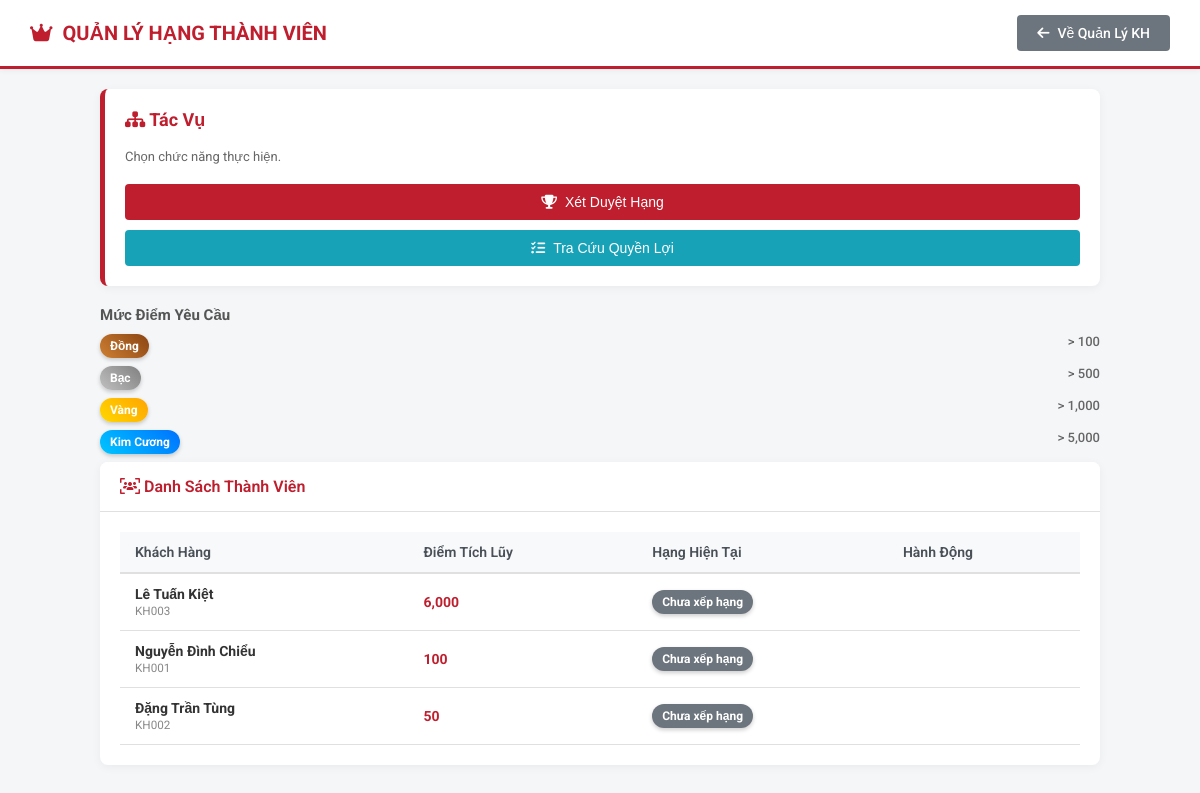
/views/khachhang/xephangthanhvien.php, run on the app's committed database.
### tables this page shows
CREATE TABLE IF NOT EXISTS khachhang (
    makhachhang VARCHAR(20) PRIMARY KEY,
    tenkhachhang VARCHAR(100) NOT NULL,
    gioitinh VARCHAR(10),
    ngaysinh DATE,
    diachi VARCHAR(255),
    email VARCHAR(100),
    sdt INT,
    diemtichluy INT DEFAULT 0,
    hangthanhvien VARCHAR(50) DEFAULT "Chưa xếp hạng",
    diemhientai INT DEFAULT 0
    
    
);

### views/khachhang/xephangthanhvien.php (the view, shortened to what this page needs)
<?php
require_once '../connectdb.php';
if (isset($con)) $conn = $con;
$rank_rules = [
    'Đồng' => ['point' => 100, 'benefit' => '<i class="fa-solid fa-gift"></i> Quà gia nhập'],
    'Bạc' => ['point' => 500, 'benefit' => '<i class="fa-solid fa-cake-candles"></i> Quà sinh nhật 200k'],
    'Vàng' => ['point' => 1000, 'benefit' => '<i class="fa-solid fa-truck-fast"></i> Free ship<br><i class="fa-solid fa-wine-glass"></i> Quà tết'],
    'Kim Cương' => ['point' => 5000, 'benefit' => '<i class="fa-solid fa-crown"></i> Quà độc quyền 5tr<br><i class="fa-solid fa-headset"></i> Chăm sóc 24/7']
];
$list_customers = mysqli_query($conn, "SELECT * FROM khachhang ORDER BY diemtichluy DESC");
?>
<!DOCTYPE html>
<html lang="vi">
<head>
    <link rel="stylesheet" href="https://cdnjs.cloudflare.com/ajax/libs/font-awesome/6.4.0/css/all.min.css">
    <link rel="stylesheet" href="style.css">
</head>
<body>
    <div class="navbar">
        <div class="navbar-brand"><i class="fa-solid fa-crown"></i> Quản Lý Hạng Thành Viên</div>
        <div><a href="quanlykhachhang.php" class="btn btn-secondary"><i class="fa-solid fa-arrow-left"></i> Về Quản Lý KH</a></div>
    </div>
    <div class="container grid-layout">
        <div>
            <div class="rule-box">
                <h3 style="color: var(--primary-color); margin-top: 0; font-size: 18px;"><i class="fa-solid fa-sitemap"></i> Tác Vụ</h3>
                <p style="font-size: 13px; color: #666; margin-bottom: 20px;">Chọn chức năng thực hiện.</p>
                <button onclick="openModal('rankModal')" class="btn btn-primary" style="width: 100%; margin-bottom: 10px;"><i class="fa-solid fa-trophy"></i> Xét Duyệt Hạng</button>
                <button onclick="openModal('benefitModal')" class="btn btn-secondary" style="width: 100%; background-color: #17a2b8;"><i class="fa-solid fa-list-check"></i> Tra Cứu Quyền Lợi</button>
            </div>
            <div style="margin-top: 20px;">
                <h4 style="margin-bottom: 10px; color: #555; font-size: 15px;">Mức Điểm Yêu Cầu</h4>
                <?php foreach ($rank_rules as $rank => $data): ?>
                <div style="margin-bottom: 8px; font-size: 13px; display: flex; justify-content: space-between;">
                    <span class="badge-rank <?php echo ($rank=='Kim Cương')?'rank-diamond':(($rank=='Vàng')?'rank-gold':(($rank=='Bạc')?'rank-silver':'rank-bronze')); ?>"><?php echo $rank; ?></span>
                    <span style="color: #666; font-weight: 500;"> > <?php echo number_format($data['point']); ?></span>
                </div>
                <?php endforeach; ?>
            </div>
        </div>
        <div class="card">
            <div class="card-header"><span><i class="fa-solid fa-users-viewfinder"></i> Danh Sách Thành Viên</span></div>
            <div class="card-body">
                <div class="table-responsive">
                    <table class="table">
                        <thead>
                            <tr><th>Khách Hàng</th><th>Điểm Tích Lũy</th><th>Hạng Hiện Tại</th><th>Hành Động</th></tr>
                        </thead>
                        <tbody>
                            <?php while ($row = mysqli_fetch_assoc($list_customers)):
                                $r = $row['hangthanhvien'];
                                $rc = ($r=='Kim Cương')?'rank-diamond':(($r=='Vàng')?'rank-gold':(($r=='Bạc')?'rank-silver':(($r=='Đồng')?'rank-bronze':'rank-none')));
                            ?>
                            <tr>
                                <td><b><?php echo $row['tenkhachhang']; ?></b><br><small style="color:#888"><?php echo $row['makhachhang']; ?></small></td>
                                <td><span style="font-weight: bold; color: var(--primary-color);"><?php echo number_format($row['diemtichluy']); ?></span></td>
                                <td><span class="badge-rank <?php echo $rc; ?>"><?php echo ($r)?$r:'Chưa xếp hạng'; ?></span></td>
                                <td>
                                </td>
                            </tr>
                            <?php endwhile; ?>
                        </tbody>
                    </table>
                </div>
            </div>
        </div>
    </div>
</body>
</html>

### views/khachhang/style.css (style rules this page uses)
:root { --primary-color: #be1e2d; --primary-hover: #9e1925; --secondary-color: #17a2b8; --bg-color: #f4f6f8; --card-bg: #ffffff; --text-color: #333; --border-color: #e0e0e0; --success: #28a745; --danger: #dc3545; }
body { font-family: 'Roboto', sans-serif; background-color: var(--bg-color); color: var(--text-color); margin: 0; padding: 0; }
.navbar { background-color: var(--card-bg); padding: 15px 30px; box-shadow: 0 2px 5px rgba(0,0,0,0.05); display: flex; align-items: center; justify-content: space-between; border-bottom: 3px solid var(--primary-color); }
.navbar-brand { font-size: 20px; font-weight: 700; color: var(--primary-color); text-transform: uppercase; display: flex; align-items: center; gap: 10px; }
.container { max-width: 1200px; margin: 30px auto; padding: 0 15px; display: grid; grid-template-columns: 350px 1fr; gap: 25px; }
.card { background: var(--card-bg); border-radius: 8px; box-shadow: 0 2px 10px rgba(0,0,0,0.05); overflow: hidden; }
.card-header { background-color: #fff; padding: 15px 20px; border-bottom: 1px solid var(--border-color); font-weight: 600; font-size: 16px; color: var(--primary-color); display: flex; align-items: center; justify-content: space-between; }
.card-body { padding: 20px; }
.rule-box { background: #fff; border-radius: 8px; padding: 20px; border-left: 5px solid var(--primary-color); box-shadow: 0 2px 10px rgba(0,0,0,0.05); }
.btn { display: inline-flex; align-items: center; justify-content: center; padding: 10px 20px; border: none; border-radius: 4px; cursor: pointer; font-size: 14px; font-weight: 500; transition: background 0.3s; text-decoration: none; gap: 8px; }
.btn-primary { background-color: var(--primary-color); color: white; width: 100%; }
.btn-secondary { background-color: #6c757d; color: white; }
.table-responsive { overflow-x: auto; }
.table { width: 100%; border-collapse: collapse; font-size: 14px; }
.table th { text-align: left; padding: 12px 15px; background-color: #f8f9fa; color: #495057; font-weight: 600; border-bottom: 2px solid var(--border-color); white-space: nowrap; }
.table td { padding: 12px 15px; border-bottom: 1px solid var(--border-color); vertical-align: middle; }
.badge-rank { padding: 5px 10px; border-radius: 15px; font-size: 12px; font-weight: bold; color: white; box-shadow: 0 2px 4px rgba(0,0,0,0.2); display: inline-block; }
.rank-diamond { background: linear-gradient(45deg, #00c6ff, #0072ff); }
.rank-gold { background: linear-gradient(45deg, #ffd700, #ffa500); }
.rank-silver { background: linear-gradient(45deg, #c0c0c0, #808080); }
.rank-bronze { background: linear-gradient(45deg, #cd7f32, #8b4513); }
.rank-none { background-color: #6c757d; }
.container { display: block; max-width: 1000px; margin-top: 20px; }

### data on the page
khachhang: tenkhachhang "Lê Tuấn Kiệt", makhachhang "KH003", diemtichluy "6,000", hangthanhvien "Chưa xếp hạng"
khachhang: tenkhachhang "Nguyễn Đình Chiểu", makhachhang "KH001", diemtichluy "100", hangthanhvien "Chưa xếp hạng"
khachhang: tenkhachhang "Đặng Trần Tùng", makhachhang "KH002", diemtichluy "50", hangthanhvien "Chưa xếp hạng"

### other printed values
$rank "Đồng"
$data['point'] "100"
$rank "Bạc"
$data['point'] "500"
$rank "Vàng"
$data['point'] "1,000"
$rank "Kim Cương"
$data['point'] "5,000"
